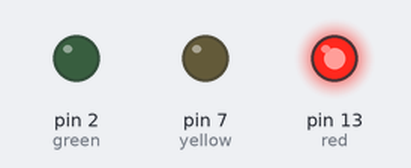
Recording of a sketch running on a simulated Arduino Uno, built with avr-gcc and run on an emulated ATmega328P. Shown: output pins drawn as LEDs (lit = HIGH).

Above: at 1.0 s.
At 2.5 s:
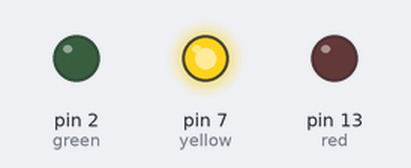
At 4.0 s:
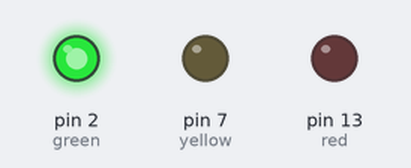
Timing chart, 0 to 7.8 s (numbered marks = the images above):
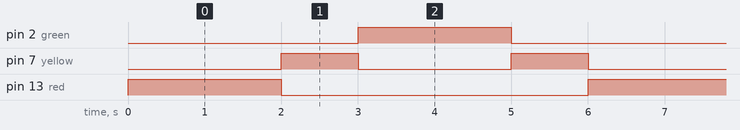

The sketch:

Traffic_signals.ino
```cpp
int red = 13 ;
int yellow = 7 ;
int green = 2 ;

void setup() {
  pinMode(red, OUTPUT);
  pinMode(yellow , OUTPUT );
  pinMode(green , OUTPUT);
}

void loop() {
  digitalWrite(red , HIGH) ;
  digitalWrite(yellow , LOW ) ;
  digitalWrite( green , LOW ) ;
  delay(2000);

  digitalWrite(red , LOW) ;
  digitalWrite(yellow , HIGH ) ;
  digitalWrite( green , LOW ) ;
  delay(1000);

  digitalWrite(red , LOW) ;
  digitalWrite(yellow , LOW ) ;
  digitalWrite( green , HIGH ) ;
  delay(2000);

  digitalWrite(red , LOW) ;
  digitalWrite(yellow , HIGH ) ;
  digitalWrite( green , LOW ) ;
  delay(1000);

}
```

Measured:
- by itself, pin 2 (green), pin 13 (red): alternates HIGH for 2.0 s and LOW for 4.0 s
- by itself, pin 7 (yellow): alternates HIGH for 1.0 s and LOW for 2.0 s
- by itself, everything shown: repeats every 6.0 s, in 4 steps
